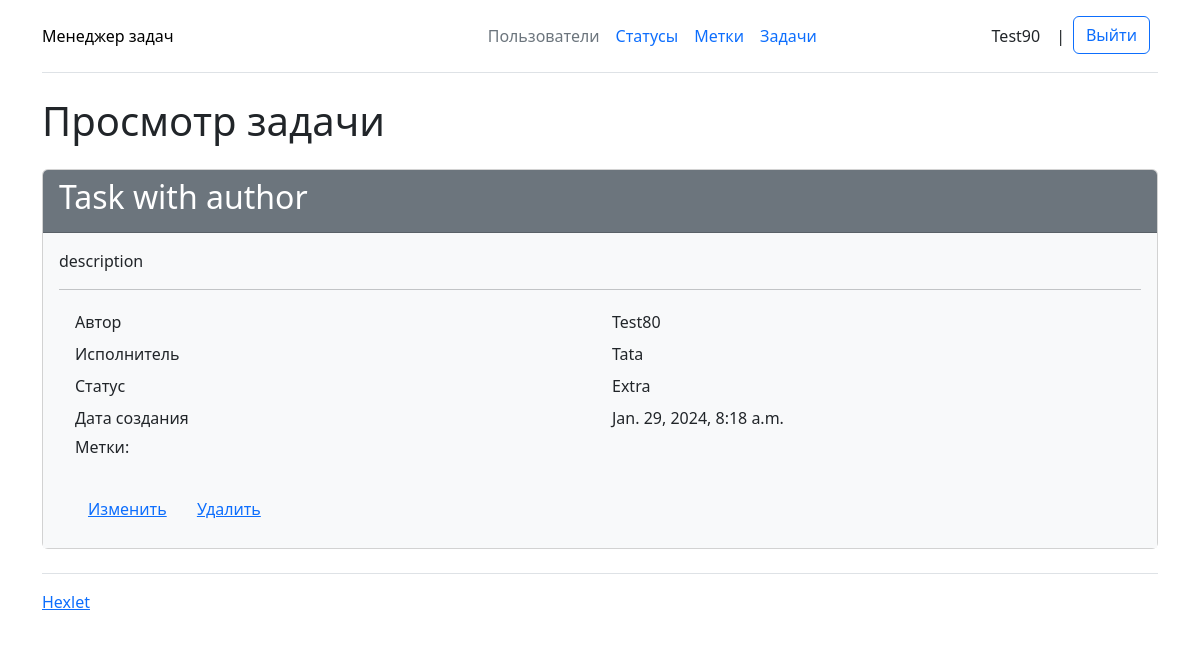
The page /tasks/7/ (signed in) on the database its author committed.
### task_manager/task/models.py (models this page shows)
class Task(models.Model):
    name = models.CharField(max_length=100)
    description = models.TextField(max_length=500, blank=True)
    executor = models.ForeignKey(User, related_name='executor', on_delete=models.PROTECT, null=True)
    status = models.ForeignKey(Status, on_delete=models.SET_NULL, null=True)
    author = models.ForeignKey(User, related_name='author', on_delete=models.PROTECT, null=True)
    labels = models.ManyToManyField(Label)
    created_at = models.DateTimeField(auto_now_add=True)
    updated_at = models.DateTimeField(auto_now=True)
    objects = models.Manager

### task_manager/status/models.py (models this page shows)
class Status(models.Model):
    name = models.CharField(max_length=100)
    created_at = models.DateTimeField(auto_now_add=True)
    updated_at = models.DateTimeField(auto_now=True)
    objects = models.Manager
    def __str__(self):
        return str(self.name)

### task_manager/task/views.py (the view)
# urls.py: path('<int:pk>/', views.TaskReadView.as_view(), name='tasks_read'),
class TaskReadView(LoginRequiredMixinWithMessage, DetailView):
    model = Task
    template_name = 'task/read.html'
    login_url = reverse_lazy('login_view')
    context_object_name = 'task'

### task_manager/utils.py (called while the page is built)
    def dispatch(self, request, *args, **kwargs):
        if not request.user.is_authenticated:
            messages.add_message(request, messages.ERROR, self.permission_denied_message)
            return self.handle_no_permission()
        return super(LoginRequiredMixinWithMessage, self).dispatch(request, *args, **kwargs)

### task_manager/templates/task/read.html (shortened to what this page needs)
{% extends "base.html" %}
{% block content %}
<h1 class="my-4">Просмотр задачи</h1>
<div class="card">
    <div class="card-header bg-secondary text-white">
        <h2>{{ task.name }}</h2>
    </div>
    <div class="card-body bg-light">
        <p>{% if task.description %}{{ task.description }}{% endif %}</p>
        <hr>
        <div class="container">
            <div class="row p-1">
                <div class="col">Автор</div>
                <div class="col">{{ task.author }}</div>
            </div>
            <div class="row p-1">
                <div class="col">Исполнитель</div>
                <div class="col">{{ task.executor }}</div>
            </div>
            <div class="row p-1">
                <div class="col">Статус</div>
                <div class="col">{{ task.status }}</div>
            </div>
            <div class="row p-1">
                <div class="col">Дата создания</div>
                <div class="col">{{ task.created_at }}</div>
            </div>
            <div class="row p-1">
                <div class="col"><h6>Метки:</h6></div>
            </div>
            <div class="row p-1">
                <div class="col">
                    <a class="btn btn-link" href="{% url 'tasks_update' task.id %}">Изменить</a>
                    <a class="btn btn-link" href="{% url 'tasks_delete' task.id %}">Удалить</a>
                </div>
            </div>
        </div>
    </div>
</div>
{% endblock %}

### task_manager/templates/base.html (shortened to what this page needs)
<!DOCTYPE html>
<html lang="en">
    <head>
    </head>
{% load django_bootstrap5 %}
{% bootstrap_css %}
    <body class="d-flex flex-column min-vh-100">
        <div class="container">
            <header class="d-flex flex-wrap align-items-center justify-content-center justify-content-md-between py-3 mb-4 border-bottom">
                <div class="col-md-3 mb-2 mb-md-0">
                    <a href="{% url 'index_view' %}" class="d-inline-flex link-body-emphasis text-decoration-none">Менеджер задач</a>
                </div>
                <ul class="nav col-12 col-md-auto mb-2 justify-content-center mb-md-0">
                    <li><a href="{% url 'users_index' %}" class="nav-link px-2 link-secondary">Пользователи</a></li>
                    {% if request.user.is_authenticated %}
                    <li><a href="{% url 'statuses_index' %}" class="nav-link px-2">Статусы</a></li>
                    <li><a href="{% url 'labels_index' %}" class="nav-link px-2">Метки</a></li>
                    <li><a href="{% url 'tasks_index' %}" class="nav-link px-2">Задачи</a></li>
                    {% endif %}
                </ul>
                {% if request.user.is_authenticated %}
                <ul class="nav col-12 col-md-auto mb-2 justify-content-center mb-md-0">
                    <li class="nav-link text-center px-2 text-dark"><a>{{ user.username }}</a></li>
                    <li class="nav-link px-2 text-dark"> | </li>
                    <li>
                        <form action="{% url 'logout' %}" method="POST">
                            <input class="btn btn-outline-primary me-2" type="submit" value="Выйти">
                        </form>
                    </li>
                </ul>
                {% else %}
                <div class="col-md-3 text-end">
                    <a type="button" href="{% url 'login_view' %}" class="btn btn-outline-primary me-2">Войти</a>
                    <a type="button" href="{% url 'users_create' %}" class="btn btn-primary">Регистрация</a>
                </div>
                {% endif %}
            </header>
            {% block content %}
            {% endblock %}
        </div>
        <footer class="container">
            <br>
            <div class="d-flex flex-wrap align-items-center justify-content-center justify-content-md-between py-3 mb-4 border-top">
                <a target="_blank" href="https://ru.hexlet.io">Hexlet</a>
            </div>
        </footer>
    </body>
</html>

### rows shown on the page
Task: name "Task with author", description "description", author "Test80", executor "Tata", status "Extra", created_at "Jan. 29, 2024, 8:18 a.m."

### other values the page prints
{{ user.username }} "Test90"
